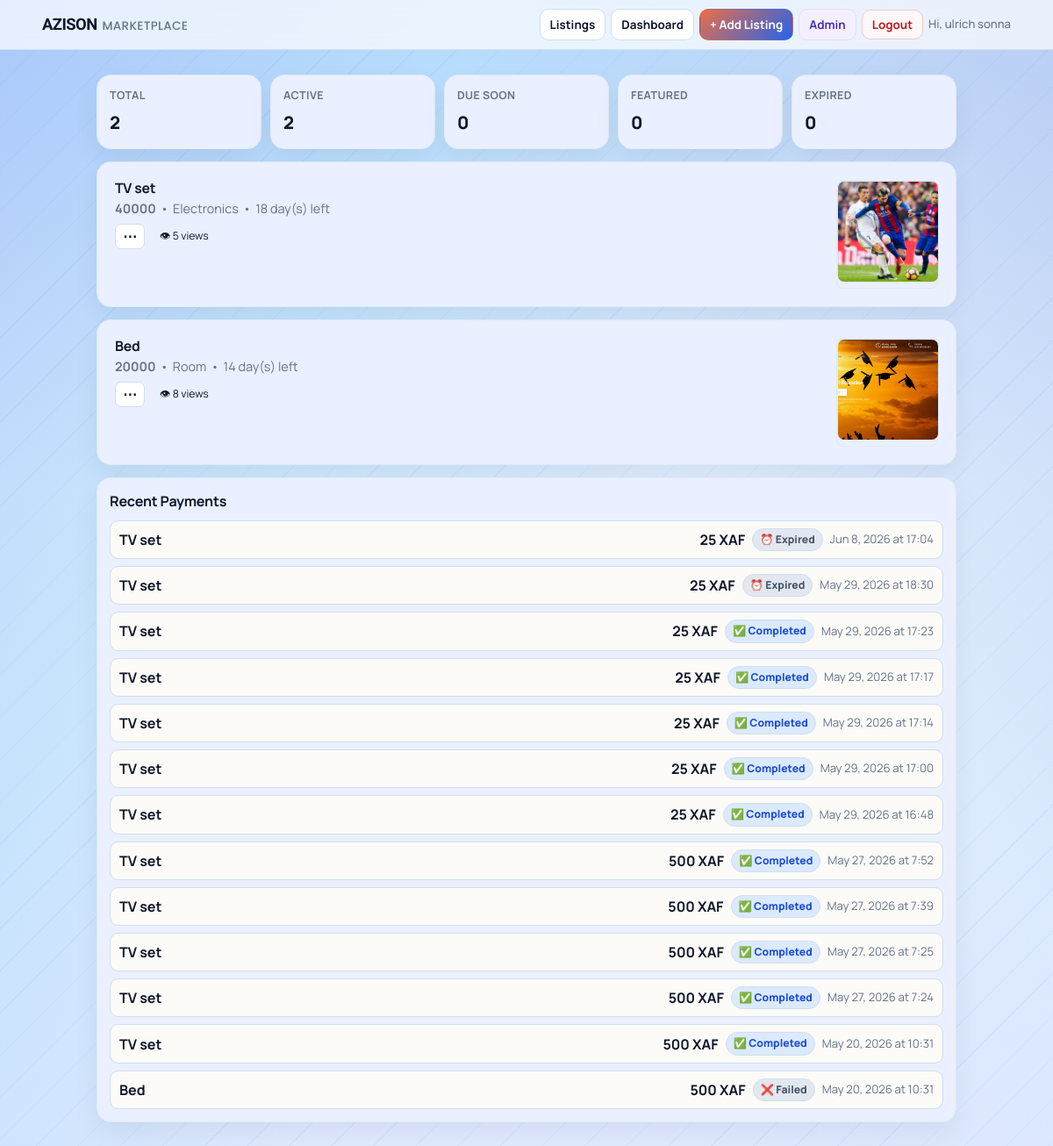
The app's page /dashboard (signed in) with its own data.
### tables this page shows
CREATE TABLE users(
            id INTEGER PRIMARY KEY AUTOINCREMENT,
            full_name TEXT NOT NULL,
            phone TEXT NOT NULL UNIQUE,
            password_hash TEXT NOT NULL,
            email TEXT,
            google_sub TEXT,
            auth_provider TEXT NOT NULL DEFAULT 'local',
            created_at TEXT NOT NULL
        , is_admin INTEGER DEFAULT 0, is_active INTEGER DEFAULT 1, is_verified INTEGER DEFAULT 0);

CREATE TABLE listings(
            id INTEGER PRIMARY KEY AUTOINCREMENT,
            title TEXT,
            price TEXT,
            category TEXT,
            phone TEXT,
            owner_phone TEXT,
            leave_date TEXT,
            description TEXT,
            image TEXT,
            is_featured INTEGER DEFAULT 0
        , view_count INTEGER DEFAULT 0);

CREATE TABLE payments(
            id INTEGER PRIMARY KEY AUTOINCREMENT,
            listing_id INTEGER NOT NULL,
            reference TEXT NOT NULL UNIQUE,
            amount INTEGER NOT NULL,
            status TEXT NOT NULL,
            phone TEXT,
            created_at TEXT NOT NULL
        , provider_reference TEXT);

### app.py (the view)
@app.route("/dashboard")
@login_required
def dashboard():
    conn = get_db()
    cursor = conn.cursor()
    owner_phone = get_authenticated_owner_phone()
    expire_stale_pending_payments(cursor)
    conn.commit()
    cursor.execute(
        """
        SELECT * FROM listings
        WHERE owner_phone = ?
        ORDER BY is_featured DESC, id DESC
        """,
        (owner_phone,),
    )
    rows = cursor.fetchall()
    cursor.execute(
        """
        SELECT p.id, p.listing_id, p.reference AS reference_id, p.amount, p.status, p.phone, p.created_at,
               l.title AS listing_title
        FROM payments p
        JOIN listings l ON l.id = p.listing_id
        WHERE l.owner_phone = ?
        ORDER BY p.id DESC
        """,
        (owner_phone,),
    )
    payment_rows = cursor.fetchall()
    conn.close()
    today = current_date()
    listings = []
    pending_payments_by_listing = {}
    payment_history = []
    stats = {
        "total": 0,
        "active": 0,
        "soon": 0,
        "expired": 0,
        "featured": 0,
    }
    for payment_row in payment_rows:
        normalized_status = resolve_internal_payment_status(payment_row["status"]) or PAYMENT_STATUS_PENDING
        if normalized_status == PAYMENT_STATUS_PENDING and payment_row["listing_id"] not in pending_payments_by_listing:
            pending_payments_by_listing[payment_row["listing_id"]] = payment_row["reference_id"]
        payment_history.append(build_dashboard_payment_view(payment_row))
    for row in rows:
        leave_date = datetime.strptime(row["leave_date"], "%Y-%m-%d").date()
        days_left = (leave_date - today).days
        is_expired = days_left < 0
        is_soon = 0 <= days_left <= 3
        is_featured = row["is_featured"] == 1
        updated_at = row_value(row, "updated_at")
        stats["total"] += 1
        if is_featured:
            stats["featured"] += 1
        if is_expired:
            stats["expired"] += 1
        else:
            stats["active"] += 1
            if is_soon:
                stats["soon"] += 1
        listings.append(
            {
                "id": row["id"],
                "title": row["title"],
                "price": row["price"],
                "category": row["category"],
                "phone": row["phone"],
                "leave_date": row["leave_date"],
                "description": row["description"] or "",
                "image": row["image"],
                "is_featured": row["is_featured"],
                "days_left": days_left,
                "is_expired": is_expired,
                "is_soon": is_soon,
                "pending_payment_reference": pending_payments_by_listing.get(row["id"], ""),
                "view_count": row["view_count"],
                "last_updated_label": format_payment_date(updated_at) if updated_at else "",
            }
        )
    return render_template(
        "dashboard.html",
        listings=listings,
        stats=stats,
        payment_history=payment_history[:20],
        boost_amount=effective_boost_amount(),
    )

### app.py (called while the page is built)
def env_flag(name):
    return os.getenv(name, "").strip().lower() in {"1", "true", "yes", "on"}

def get_db():
    if USE_POSTGRES:
        if psycopg2 is None:
            raise RuntimeError("DATABASE_URL is set but psycopg2 is not installed.")
        return PostgresConnection(psycopg2.connect(normalize_database_url(DATABASE_URL)))
    conn = sqlite3.connect(SQLITE_DATABASE_PATH)
    conn.row_factory = sqlite3.Row
    return conn

def normalize_phone(raw_phone):
    if not raw_phone:
        return ""
    phone = re.sub(r"\D", "", raw_phone)
    if phone.startswith("00"):
        phone = phone[2:]
    national_number = ""
    if phone.startswith("237") and len(phone) == 12:
        national_number = phone[3:]
    elif len(phone) == 10 and phone.startswith("0"):
        national_number = phone[1:]
    elif len(phone) == 9:
        national_number = phone
    else:
        return ""
    if len(national_number) != 9 or national_number[0] not in {"2", "6"}:
        return ""
    phone = "237" + national_number
    return phone

def get_session_user_id():
    raw_user_id = session.get("user_id")
    if raw_user_id is None:
        return None
    try:
        return int(raw_user_id)
    except (TypeError, ValueError):
        session.pop("user_id", None)
        return None

def listing_image_url(image_value):
    image_value = (image_value or "").strip()
    if not image_value:
        return ""
    if image_value.startswith(("http://", "https://")):
        return image_value
    return url_for("static", filename=f"uploads/{image_value}")

def current_date():
    return datetime.today().date()

def effective_boost_amount() -> int:
    return BOOST_LISTING_AMOUNT

def normalize_payment_status(status):
    return (status or "").strip().upper()

def format_payment_date(raw_datetime):
    raw_datetime = (raw_datetime or "").strip()
    if not raw_datetime:
        return "Date unavailable"
    try:
        parsed = datetime.fromisoformat(raw_datetime.replace("Z", "+00:00"))
    except ValueError:
        return raw_datetime[:10] if len(raw_datetime) >= 10 else raw_datetime
    return parsed.strftime("%b %d, %Y at %H:%M").replace(" 0", " ")

def format_xaf_amount(amount):
    try:
        return f"{int(amount):,} XAF"
    except (TypeError, ValueError):
        return f"{amount or 0} XAF"

def row_value(row, key, default=""):
    try:
        value = row[key]
    except (KeyError, IndexError):
        return default
    return default if value is None else value

### templates/dashboard.html (shortened to what this page needs)
<!DOCTYPE html>
<html lang="en">
<head>
<link rel="stylesheet" href="{{ url_for('static', filename='css/marketplace.css') }}">
</head>
<body>
{% include "_navigation.html" %}
<main class="page">
<section class="stats">
<article class="stat"><span class="label">Total</span><strong class="value">{{ stats['total'] }}</strong></article>
<article class="stat"><span class="label">Active</span><strong class="value">{{ stats['active'] }}</strong></article>
<article class="stat"><span class="label">Due Soon</span><strong class="value">{{ stats['soon'] }}</strong></article>
<article class="stat"><span class="label">Featured</span><strong class="value">{{ stats['featured'] }}</strong></article>
<article class="stat"><span class="label">Expired</span><strong class="value">{{ stats['expired'] }}</strong></article>
</section>
<section class="list">
{% if listings %}
{% for item in listings %}
<article class="card">
<div class="card-body">
<h2 style="display:flex;flex-wrap:wrap;align-items:center;gap:6px;">{{ item['title'] }}{% if item['is_featured'] == 1 %}<span class="badge featured" style="font-size:.7rem;padding:2px 7px;">🔥 Featured</span>{% endif %}</h2>
<p class="meta">
<span><strong>{{ item['price'] }}</strong></span>
<span>•</span>
<span>{{ item['category'] }}</span>
<span>•</span>
{% if item['is_expired'] %}<span class="deadline expired">Expired {{ item['days_left'] * -1 }} day(s) ago</span>{% elif item['is_soon'] %}<span class="deadline soon">⚡ {{ item['days_left'] }} day(s) left</span>{% else %}<span class="deadline">{{ item['days_left'] }} day(s) left</span>{% endif %}
</p>
<div class="card-footer">
<div class="menu-wrap">
<button class="menu-toggle" type="button" aria-haspopup="true" aria-expanded="false" aria-label="Actions">⋯</button>
</div>
<span class="badge views-badge">👁 {{ item['view_count'] or 0 }} views</span>
</div>
</div>
{% if item['image'] %}<a class="thumb-link lightbox-trigger" href="{{ listing_image_url(item['image']) }}" title="Open full image"><img class="thumb" src="{{ listing_image_url(item['image']) }}" alt="{{ item['title'] }}"></a>{% endif %}
</article>
{% endfor %}
{% else %}
<div class="empty"><p>No listings yet on your dashboard.</p><a class="btn primary" href="{{ url_for('create') }}">Post your first listing</a></div>
{% endif %}
</section>
<section class="history">
<h2>Recent Payments</h2>
{% if payment_history %}
<div style="display:grid;gap:8px;">
{% for payment in payment_history %}
<div style="border:1px solid var(--line);border-radius:10px;padding:8px 10px;display:flex;flex-wrap:wrap;gap:8px;align-items:center;background:#fcfbf8;">
<span style="font-weight:700;flex:1;min-width:120px;"><a href="{{ url_for('listing_detail', id=payment['listing_id']) }}" style="color:var(--text);text-decoration:none;">{{ payment['listing_title'] }}</a></span>
<span><strong>{{ payment['amount_label'] }}</strong></span>
<span class="{{ payment['badge_class'] }}"><span class="payment-status-icon" aria-hidden="true">{{ payment['status_icon'] }}</span>{{ payment['status_label'] }}</span>
<span style="color:var(--muted);font-size:.82rem;">{{ payment['created_label'] }}</span>
</div>
{% endfor %}
</div>
{% else %}
<p class="summary">No payment activity yet.</p>
{% endif %}
</section>
</main>
</body>
</html>

### templates/_navigation.html (shortened to what this page needs)
<nav class="nav-bar" role="navigation" aria-label="Main navigation">
    <div class="nav-inner">
        <a class="nav-brand" href="{{ url_for('home') }}">
            <span class="brand">AZISON</span>
            <span class="site-title">MARKETPLACE</span>
        </a>
        <div class="nav-links">
            <a class="nav-link" href="{{ url_for('home') }}">Listings</a>
            {% if is_logged_in %}
                <a class="nav-link" href="{{ url_for('dashboard') }}">Dashboard</a>
                <a class="nav-link primary" href="{{ url_for('create') }}">+ Add Listing</a>
                {% if current_user and current_user.get('is_admin') %}
                    <a class="nav-link admin" href="{{ url_for('admin_panel') }}">Admin</a>
                {% endif %}
                <form class="inline-form" method="POST" action="{{ url_for('logout') }}">
                    <button class="nav-link logout-btn" type="submit">Logout</button>
                </form>
                <span class="nav-user">Hi, {{ current_user['full_name'] }}</span>
            {% endif %}
        </div>
    </div>
</nav>

### static/css/marketplace.css (style rules this page uses)
:root { --bg: #dfe9ff; --card: #ffffff; --surface: #eaf0ff; --surface-alt: #eef4ff; --text: #0f172a; --muted: #64748b; --line: #d0dfee; --line-soft: #dceaf5; --brand: #2563eb; --brand-light: #3b82f6; --accent: #dbeafe; --urgent: #b45309; --featured: #1d4ed8; --chip: #eaf0ff; --soft: #f4f8ff; --auth-bg: #eaf0ff; --ok: #15803d; --warn: #b45309; --danger: #b91c1c; --shadow-sm: 0 1px 3px rgba(15, 23, 42, 0.06); --shadow-md: 0 4px 12px rgba(15, 23, 42, 0.05), 0 1px 3px rgba(15, 23, 42, 0.06); --shadow-lg: 0 12px 30px rgba(15, 23, 42, 0.06); --shadow-xl: 0 20px 40px rgba(15, 23, 42, 0.08); --radius-sm: 8px; --radius-md: 12px; --radius-lg: 16px; }
html { color-scheme: light; }
body { line-height: 1.5; background: repeating-linear-gradient(135deg, rgba(37, 99, 235, 0.06) 0 1px, transparent 1px 34px), linear-gradient(120deg, rgba(37, 99, 235, 0.22) 0%, rgba(14, 165, 233, 0.12) 28%, transparent 56%), linear-gradient(235deg, rgba(30, 64, 175, 0.14) 0%, rgba(191, 219, 254, 0.16) 34%, transparent 62%), linear-gradient(180deg, #cfe4ff 0%, #e4f0ff 42%, var(--bg) 100%); background-attachment: fixed; }
a { color: #1d4ed8; }
h1, h2, h3, .title, .section-title, .related-title { color: var(--text); letter-spacing: 0; }
.page { margin-top: 28px; }
.brand { font-family: "Sora", "Manrope", sans-serif; font-weight: 800; letter-spacing: -0.03em; }
.site-title { font-family: "Poppins", "Manrope", sans-serif; font-weight: 500; letter-spacing: 0.02em; color: var(--muted); }
.card, .stat, .history { border: 1px solid var(--line-soft); border-radius: var(--radius-lg); background: var(--surface); box-shadow: var(--shadow-lg); }
.card { padding: 20px; transition: box-shadow 0.2s ease, transform 0.2s ease; }
.card.clickable, .related-card, .stat, .history, .btn, .back, .nav, .action-link, .action-btn, .link-btn, .danger-btn, .owner-link, .owner-btn, .cta, .related-link, .search button, .search .clear-btn, input[type="file"]::file-selector-button { transition: transform 0.14s ease, box-shadow 0.14s ease, border-color 0.14s ease, background-color 0.14s ease; }
.chip, .badge, .mini-badge { border: 1px solid transparent; border-radius: 999px; }
.chip { background: #ffffff; border-color: var(--line); color: #475569; }
.badge.featured, .chip.featured, .mini-badge.featured { background: #dbeafe; color: var(--featured); }
.chip.expired { background: #e2e8f0; color: #475569; }
.deadline { color: inherit; white-space: nowrap; }
.list { gap: 14px; }
.list .card, .card.clickable { display: grid; grid-template-columns: minmax(0, 1fr) 116px; align-items: start; gap: 8px; }
.list .card .card-body h2 { margin: 0 0 3px; font-size: 0.98rem; line-height: 1.2; letter-spacing: -0.01em; }
.list .card .card-footer { display: flex; align-items: center; justify-content: flex-start; flex-wrap: wrap; gap: 8px; margin-top: 7px; }
.list .card .card-footer .menu-wrap { position: relative; margin-top: 0; flex-shrink: 0; }
.list .card .card-footer .views-badge { flex-shrink: 0; font-size: 0.76rem; padding: 3px 8px; }
.thumb, .thumb-link { width: 116px; border-radius: var(--radius-sm); border: 1px solid var(--line-soft); }
.thumb { height: 116px; background: #eef2f7; }
.meta, .related-meta, .subtitle, .field-hint, .section-subtitle, .helper, .image-note { color: var(--muted); }
.stats { grid-template-columns: repeat(auto-fit, minmax(140px, 1fr)); }
.stat { padding: 14px; background: var(--surface); }
.stat .label, .label { letter-spacing: 0.03em; }

### records on screen
users: full_name "ulrich sonna"
listings: title "TV set", price "40000", category "Electronics", days_left "18", view_count "5", image (picture)
listings: title "Bed", price "20000", category "Room", days_left "14", view_count "8", image (picture)
payments: listing_title "TV set", amount_label "25 XAF", status_icon "⏰", status_label "Expired", created_label "Jun 8, 2026 at 17:04"
payments: listing_title "TV set", amount_label "25 XAF", status_icon "⏰", status_label "Expired", created_label "May 29, 2026 at 18:30"
payments: listing_title "TV set", amount_label "25 XAF", status_icon "✅", status_label "Completed", created_label "May 29, 2026 at 17:23"
payments: listing_title "TV set", amount_label "25 XAF", status_icon "✅", status_label "Completed", created_label "May 29, 2026 at 17:17"
payments: listing_title "TV set", amount_label "25 XAF", status_icon "✅", status_label "Completed", created_label "May 29, 2026 at 17:14"
payments: listing_title "TV set", amount_label "25 XAF", status_icon "✅", status_label "Completed", created_label "May 29, 2026 at 17:00"
payments: listing_title "TV set", amount_label "25 XAF", status_icon "✅", status_label "Completed", created_label "May 29, 2026 at 16:48"
payments: listing_title "TV set", amount_label "500 XAF", status_icon "✅", status_label "Completed", created_label "May 27, 2026 at 7:52"
payments: listing_title "TV set", amount_label "500 XAF", status_icon "✅", status_label "Completed", created_label "May 27, 2026 at 7:39"
payments: listing_title "TV set", amount_label "500 XAF", status_icon "✅", status_label "Completed", created_label "May 27, 2026 at 7:25"
payments: listing_title "TV set", amount_label "500 XAF", status_icon "✅", status_label "Completed", created_label "May 27, 2026 at 7:24"
payments: listing_title "TV set", amount_label "500 XAF", status_icon "✅", status_label "Completed", created_label "May 20, 2026 at 10:31"
payments: listing_title "Bed", amount_label "500 XAF", status_icon "❌", status_label "Failed", created_label "May 20, 2026 at 10:31"

### other values on screen
{{ stats['total'] }} "2"
{{ stats['active'] }} "2"
{{ stats['soon'] }} "0"
{{ stats['featured'] }} "0"
{{ stats['expired'] }} "0"
